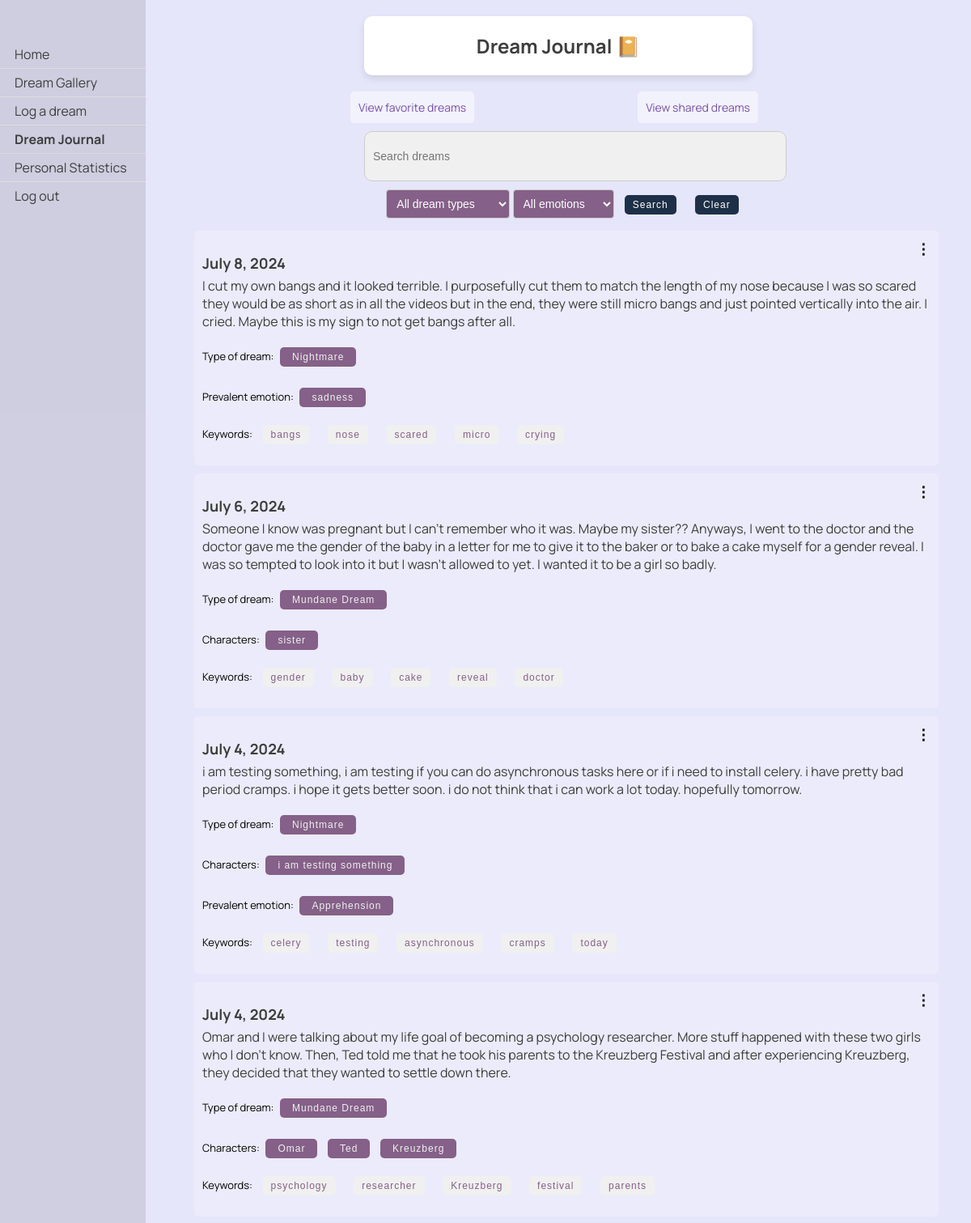
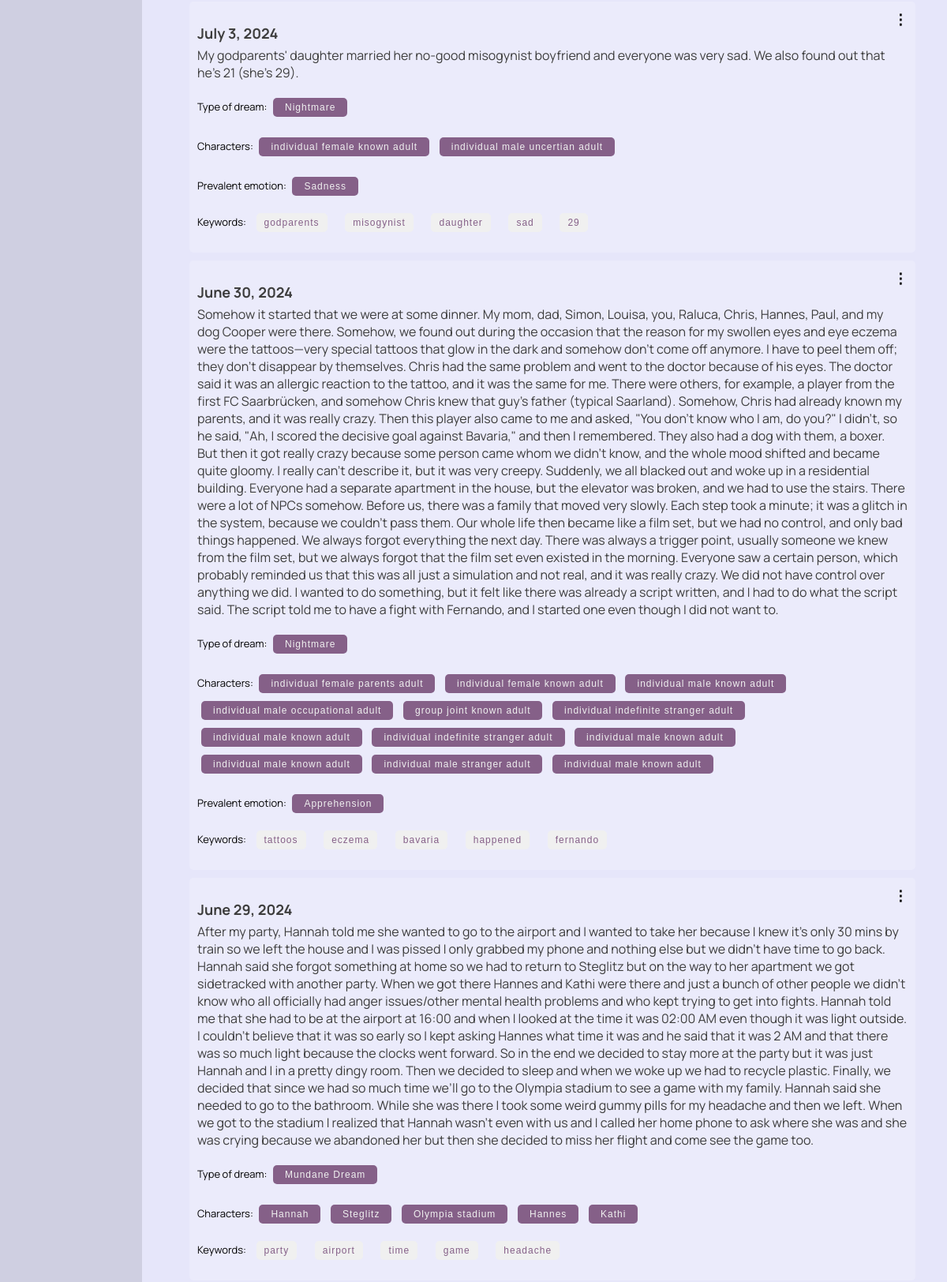
The page /dreams/journal/ (signed in, upper part) on the database as committed earlier (2 pictures, top to bottom).
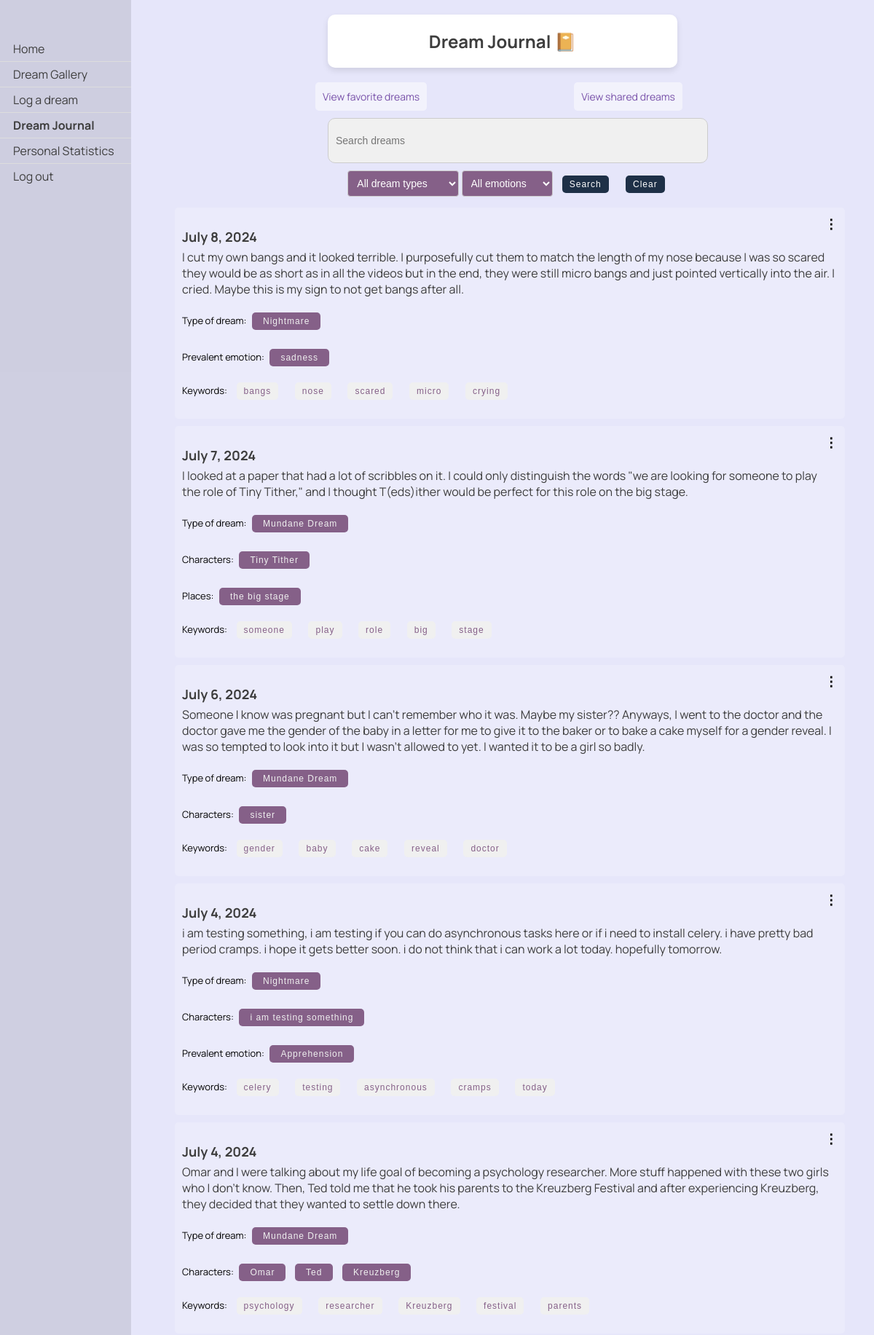
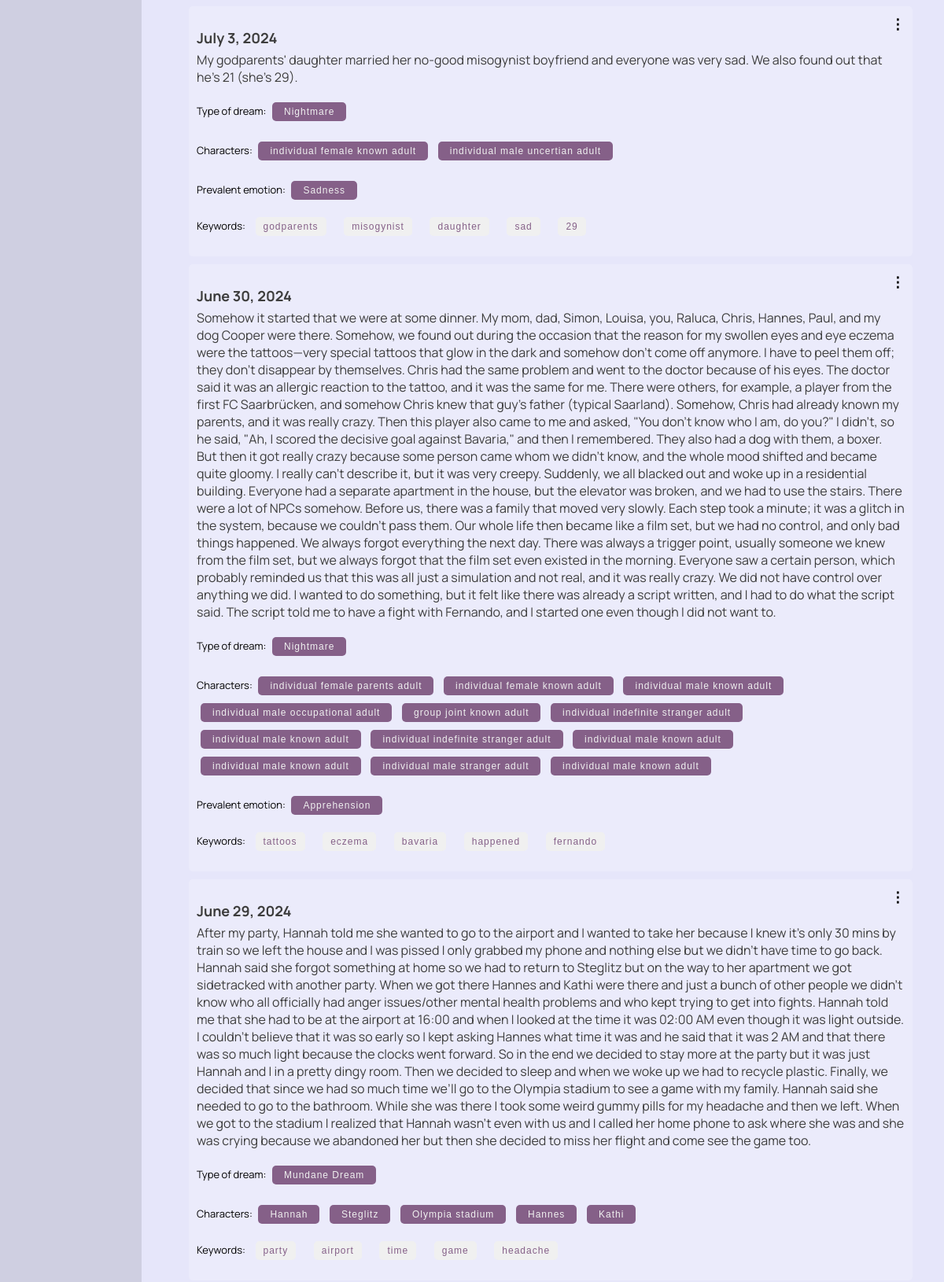
The same page on the database as committed later (2 pictures, top to bottom).
### dreams/models.py (models this page shows, shortened)
class Dream(models.Model):
    classification_options = [
        ('0', 'Nightmare'),
        ('1', 'Mundane Dream'),
        ('2', 'Lucid Dream'),
        ('3', 'Existential Dream'),
        ('4', 'None'),
    ]
    user = models.ForeignKey(User, on_delete=models.CASCADE)
    date = models.DateField()
    content = models.TextField()
    shared = models.BooleanField(default=False)
    anon = models.BooleanField(default=False)
    processed = models.BooleanField(default=False)
    is_favorite = models.BooleanField(default=False)
    keywords = models.JSONField(default=list, blank=True)
    classification = models.CharField(max_length=1, choices=classification_options, blank=True, null=True, default='4')
    characters = models.JSONField(default=list, blank=True)
    places = models.JSONField(default=list, blank=True)
    emotion = models.CharField(max_length=20, blank=True)
    def classification_string(self):
        return dict(self.classification_options).get(self.classification, "No classification")

### dreams/views.py (the view)
# urls.py: path('journal/', views.dream_journal, name='dream_journal'),
@login_required
def dream_journal(request):
    query = request.GET.get('q', '')
    class_query = request.GET.get('classification', '')
    emotion_query = request.GET.get('emotion', '')
    character_query = request.GET.get('character', '')
    place_query = request.GET.get('place', '')
    dreams = Dream.objects.filter(user=request.user)
    keyword_query = request.GET.get('keyword', '')
    if query:
        dreams = dreams.filter(Q(content__iregex=r'\b{}\b'.format(re.escape(query))))  # query for whole word
    if class_query:
        dreams = dreams.filter(classification=class_query)
    if emotion_query:
        dreams = dreams.filter(emotion=emotion_query)
    if keyword_query:
        dreams = dreams.filter(Q(keywords__iregex=r'\b{}\b'.format(re.escape(keyword_query))))
    if character_query:
        dreams = dreams.filter(characters__icontains=character_query)
    if place_query:
        dreams = dreams.filter(places__icontains=place_query)
    context = {
        'dreams': dreams,
        'query': query,
        'class_query': class_query,
        'emotion_query': emotion_query,
        'keyword_query': keyword_query,
        'character_query': character_query,
        'place_query': place_query
    }
    return render(request, 'dreams/dream_journal.html', context)

### dreams/templatetags/highlight.py (called while the page is built)
@register.filter(name='highlight')
def highlight(text, search):
    pattern = re.compile(re.escape(search), re.IGNORECASE)
    highlighted_text = pattern.sub(f'<span class="highlight">{search}</span>', text)
    return highlighted_text

### dreams/templates/dreams/dream_journal.html (shortened to what this page needs)
{% load static %}
{% load highlight %}
<!DOCTYPE html>
<html>
<head>
    <link rel="stylesheet" type="text/css" href="{% static 'css/styles.css' %}">
</head>
<body>
    <div class="header">
        <h2>Dream Journal 📔</h2>
    </div>
    <div class="sidenav">
        <a href="/">Home</a>
        <a href="{% url 'dreams:gallery' %}">Dream Gallery</a>
        <a href="{% url 'dreams:log_dream' %}">Log a dream</a>
        <a href="{% url 'dreams:dream_journal' %}"><b>Dream Journal</b></a>
        <a href="{% url 'dreams:personal_statistics' %}">Personal Statistics</a>
        <a href="{% url 'logout' %}">Log out</a>
    </div>
    <div class="button-container">
        <div>
            {% if is_favorite_view %}
            <a href="{% url 'dreams:dream_journal' %}" class="button">View all dreams</a>
            {% else %}
            <a href="{% url 'dreams:view_favorite' %}" class="button">View favorite dreams</a>
            {% endif %}
        </div>
        <div>
            {% if is_shared_view %}
            <a href="{% url 'dreams:dream_journal' %}" class="button">View all dreams</a>
            {% else %}
            <a href="{% url 'dreams:view_own_shared' %}" class="button">View shared dreams</a>
            {% endif %}
        </div>
    </div>
   <div class="container">
        <form class="search-form" method="get" action="{% url 'dreams:dream_journal' %}">
            <input id="searchInput" type="text" name="q" placeholder="Search dreams" value="{{ query }}">
            <select id="classification" name="classification">
                <option value="">All dream types</option>
            </select>
            <select id="emotion" name="emotion">
                <option value="">All emotions</option>
            </select>
            <button type="submit">Search</button>
            <button type="button" onclick="clearSearch()">Clear</button>
           </form>
    </div>
    <div class="dreams">
        {% if dreams %}
        {% for dream in dreams|dictsortreversed:"date" %}
        {% if not query or query|lower in dream.content|lower %}
        <div class="dream">
            <h3 class="dream-date">{{ dream.date }}</h3>
            <p class="dream-content">
                {% autoescape off %}
                {{ dream.content|safe|highlight:query }}
                {% endautoescape %}
            </p>
            <p class="class-form">
                {% if dream.classification %}
                Type of dream:
                <form class="class-form" method="get" action="{% url 'dreams:dream_journal' %}">
                    <button type="submit">{{ dream.classification_string}}</button>
                </form>
                {% endif %}
            </p>
            <p class="class-form">
                {% if dream.characters %}
                Characters:
                {% for character in dream.characters %}
                    <form class="class-form" method="get" action="{% url 'dreams:dream_journal' %}">
                        <button type="submit">{{ character }}</button>
                    </form>
                {% endfor %}
                {% endif %}
            </p>
            <p class="class-form">
                {% if dream.places %}
                Places:
                {% for place in dream.places %}
                    <form class="class-form" method="get" action="{% url 'dreams:dream_journal' %}">
                        <button type="submit">{{ place }}</button>
                    </form>
                {% endfor %}
                {% endif %}
            </p>
            <p class="class-form">
                {%if dream.emotion%}
                Prevalent emotion:
                    <form class="class-form" method="get" action="{% url 'dreams:dream_journal' %}">
                    <button type="submit">{{ dream.emotion }}</button>
                </form>
                {%endif%}
            </p>
            <p class="keyword-form">
                Keywords:
                {% for keyword in dream.keywords %}
                <form class="keyword-form" method="get" action="{% url 'dreams:dream_journal' %}">
                    <button type="submit">{{ keyword }}</button>
                </form>
                {% endfor %}
            </p>
            <div class="menu">
                <span class="icon">⋮</span>
            </div>
        </div>
        {% endif %}
        {% endfor %}
        {% else %}
        <p>No dreams found.</p>
        {% endif %}
    </div>
</body>
</html>

### static/css/styles.css (style rules this page uses)
body { font-family: 'Manrope', -apple-system, BlinkMacSystemFont, "Segoe UI", Roboto, Oxygen-Sans, Ubuntu, Cantarell, "Helvetica Neue", sans-serif; margin: 0; padding: 0; background-color: #E6E6FA; }
button, .button { padding: 15px 30px; font-size: 1.2vw; margin: 0 10px; border-radius: 25px; color: #7851a9; border: 2px solid #7851a9; background-color: transparent; letter-spacing: 1px; text-align: center; text-decoration: none; font-family: 'Poppins', sans-serif; display: inline-block; cursor: pointer; border: none; transition: background-color 0.3s, transform 0.3s; }
.button { width: auto; }

### dreams/templates/dreams/dream_journal.html (style rules this page uses)
body, html { margin: 0; padding: 0; width: 100%; height: 100%; font-family: 'Manrope', -apple-system, BlinkMacSystemFont, "Segoe UI", Roboto, Oxygen-Sans, Ubuntu, Cantarell, "Helvetica Neue", sans-serif; display: flex; flex-direction: column; justify-content: space-between; align-items: center; }
.header { background: #FFFFFF; color: #3D3D3D; border-radius: 10px; box-shadow: 0 4px 8px rgba(0, 0, 0, 0.1); width: 40%; text-align: center; margin-top: 20px; margin-left: 180px; z-index: 2; position: relative; }
.sidenav { height: 100%; width: 180px; position: fixed; z-index: 1; top: 0; left: 0; background-color: rgba(0,0,0,0.1); overflow-x: hidden; padding-top: 50px; }
.sidenav a { padding: 6px 8px 6px 18px; text-decoration: none; font-size: 16px; color: #3D3D3D; display: block; border-bottom: 1px solid #ddd; }
.sidenav a:last-child { border-bottom: none; }
.container { display: flex; flex-direction: column; align-items: center; justify-content: flex-start; width: calc(100% - 200px); margin-left: 200px; margin-top: 30px; z-index: 1; max-width: 1200px; margin-left: 180px; margin: 0 auto; }
.search-form { text-align: center; width: 50%; margin-left: 200px; }
.search-form input[type="text"] { width: 100%; padding: 10px; font-size: 14px; border: 1px solid #ccc; border-radius: 10px; height: 40px; margin-bottom: 10px; background-color: #f0f0f0; }
.search-form button { padding: 5px 10px; font-size: 12px; cursor: pointer; background-color: #1e3047; color: white; border: none; border-radius: 5px; transition: background-color 0.3s; margin-bottom: 20px; }
.keyword-form { margin-bottom: 20px; text-align: center; width: 100%; font-size: 13px; display: inline; margin: 0 auto; }
.keyword-form button { padding: 5px 10px; font-size: 12px; cursor: pointer; background-color: #f0f0f0; color: #856088; border: none; border-radius: 5px; transition: background-color 0.3s; gap: 10px; }
.class-form { margin-bottom: 20px; text-align: center; width: 100%; font-size: 13px; display: inline; margin: 0 auto; }
.class-form button { padding: 5px 15px; font-size: 12px; cursor: pointer; background-color: #856088; color: #f0f0f0; border: none; border-radius: 5px; transition: background-color 0.3s; gap: 12px; margin: 5px; }
.dreams { width: 100%; max-width: 900px; margin-left: 180px; }
.dream { margin-bottom: 10px; padding: 10px; border-radius: 5px; background-color: rgba(255, 255, 255, 0.2); position: relative; width: 100%; }
.dream-date { font-size: 18px; font-weight: bold; margin-bottom: 5px; color: #3D3D3D; }
.dream-content { font-size: 16px; margin-top: 5px; color: #3D3D3D; }
.menu { position: absolute; top: 10px; right: 10px; cursor: pointer; user-select: none; }
.menu .icon { font-size: 18px; font-weight: bold; }
.button { padding: 10px; border: none; border-radius: 5px; background-color: rgba(255, 255, 255, 0.5); font-size: 14px; cursor: pointer; transition: background-color 0.3s; font-family: inherit; margin-left: 180px; letter-spacing: inherit; }
.button-container { display: flex; gap: 12px; margin-bottom: 10px; margin-top: 20px; }
#classification { padding: 8px; font-size: 14px; border: 1px solid #ccc; border-radius: 4px; background-color: #856088; color: white; cursor: pointer; }
#classification option { padding: 8px; font-size: 14px; background-color: #f0f0f0; color: #856088; }
#emotion option { padding: 8px; font-size: 14px; background-color: #f0f0f0; color: #856088; }
#emotion { padding: 8px; font-size: 14px; border: 1px solid #ccc; border-radius: 4px; background-color: #856088; color: white; cursor: pointer; }

Rows that differ between the two databases and show on the page:
added Dream: date "July 7, 2024", content|highlight "I l o o k e d a t a p a p e r t h a t h a d a l o t o f s c r i b b l e s o n i t . I c o u l d o n l y d i s t i n g u i s h t h e w o r d s \" w e a r e l o o k i n g f o r s o m e o n e t o p l a y t h e r o l e o f T i n y T i t h e r , \" a n d I t h o u g h t T ( e d s ) i t h e r w o u l d b e p e r f e c t f o r t h i s r o l e o n t h e b i g s t a g e .", classification_string "Mundane Dream", characters "Tiny Tither", places "the big stage", keywords "someone" "play" "role" "big" "stage"
computed for Dream "June 29, 2024": content|highlight "…e a l t h p r o b l e m s a n d w h o k e p t t r y i n g t o g e t i n t o f g h t s . H a n n a h t o l d m e t h a t s h e h a d t o b e a t t h e a i r p o r t a t 1 6 : 0 0 a n d w h e n I l o o k e d a t t h e t i m e i t w a s 0 2 : 0 0 A M e v e n t h o u g h i t w a s l i g h t o u t s i d e . I c o u l d n ’ t b e l i e v e t h a t i t w a s s o e a r l y s o I k e p t a s k i n g H a n n e s w h a t t i m e i t w a s a n d h e s a i d t h a t i t w a s 2 A M a n d t h a t t h e r e w" → "…e a l t"
